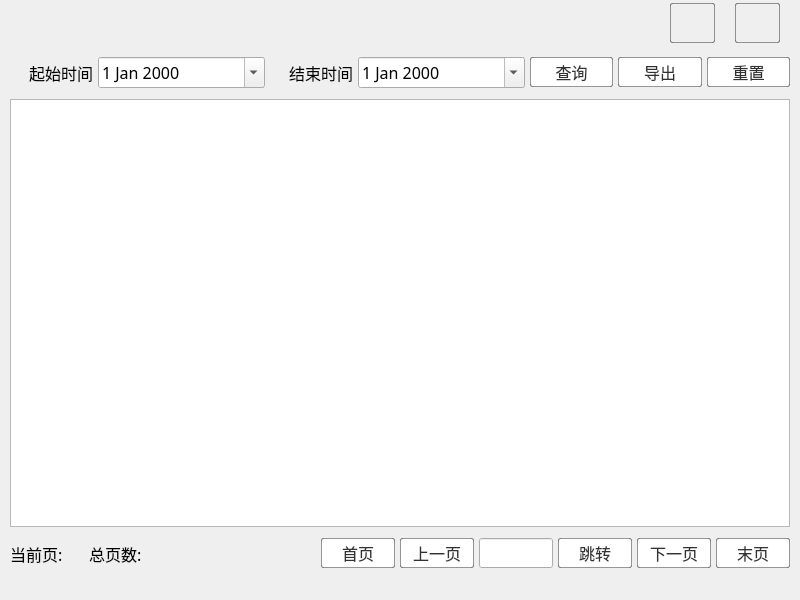
<?xml version="1.0" encoding="UTF-8"?>
<ui version="4.0">
 <class>DataDialog</class>
 <widget class="QDialog" name="DataDialog">
  <property name="geometry">
   <rect>
    <x>0</x>
    <y>0</y>
    <width>800</width>
    <height>600</height>
   </rect>
  </property>
  <property name="windowTitle">
   <string>Dialog</string>
  </property>
  <property name="styleSheet">
   <string notr="true">QDialog{
border-image: url(:/res/img/bg/bg6.jpg);
}

QPushButton{
Border-radius: 2px;
background-color: rgb(255, 255, 255);
border: 1px solid rgba(0, 0, 0, 100);
color: rgb(50, 50, 50);
font-family: 黑体;
font-size: 16px;
}
QPushButton:hover{
border: 3px solid #FF605DEC;
}
QPushButton:pressed{
color: #FFFFFF;
background-color:rgb(130, 130, 130);
}

QLineEdit{
border-image: url(:/res/img/lineedit.png);
font-family: 黑体;
}

QLineEdit:hover{
border-image: url(:/res/img/lineedithover.png);
}

QLabel{
font-family: 黑体;
font-size: 16px;
}

QDateEdit{
font-family: 黑体;
font-size: 16px;
}

</string>
  </property>
  <layout class="QVBoxLayout" name="verticalLayout" stretch="1,12">
   <property name="spacing">
    <number>0</number>
   </property>
   <property name="leftMargin">
    <number>0</number>
   </property>
   <property name="topMargin">
    <number>0</number>
   </property>
   <property name="rightMargin">
    <number>0</number>
   </property>
   <property name="bottomMargin">
    <number>0</number>
   </property>
   <item>
    <widget class="QWidget" name="widget" native="true">
     <property name="styleSheet">
      <string notr="true">#minBtn{
	border-image: url(:/res/img/mins.png);
	background-color: rgba(255, 255, 255, 0);
}
#minBtn:hover{
	border-image: url(:/res/img/nins1.png);
}

#closeBtn{
	border-image: url(:/res/img/closes.png);
	background-color: rgba(255, 255, 255, 0);
}
#closeBtn:hover{
	border-image: url(:/res/img/closes1.png);
}</string>
     </property>
     <layout class="QHBoxLayout" name="horizontalLayout" stretch="0,0,0">
      <property name="spacing">
       <number>20</number>
      </property>
      <property name="leftMargin">
       <number>0</number>
      </property>
      <property name="topMargin">
       <number>0</number>
      </property>
      <property name="rightMargin">
       <number>20</number>
      </property>
      <property name="bottomMargin">
       <number>0</number>
      </property>
      <item>
       <spacer name="horizontalSpacer">
        <property name="orientation">
         <enum>Qt::Horizontal</enum>
        </property>
        <property name="sizeHint" stdset="0">
         <size>
          <width>657</width>
          <height>20</height>
         </size>
        </property>
       </spacer>
      </item>
      <item>
       <widget class="QPushButton" name="minBtn">
        <property name="minimumSize">
         <size>
          <width>40</width>
          <height>40</height>
         </size>
        </property>
        <property name="maximumSize">
         <size>
          <width>16777215</width>
          <height>16777215</height>
         </size>
        </property>
        <property name="text">
         <string/>
        </property>
       </widget>
      </item>
      <item>
       <widget class="QPushButton" name="closeBtn">
        <property name="minimumSize">
         <size>
          <width>40</width>
          <height>40</height>
         </size>
        </property>
        <property name="maximumSize">
         <size>
          <width>16777215</width>
          <height>16777215</height>
         </size>
        </property>
        <property name="text">
         <string/>
        </property>
       </widget>
      </item>
     </layout>
    </widget>
   </item>
   <item>
    <widget class="QWidget" name="widget_2" native="true">
     <layout class="QVBoxLayout" name="verticalLayout_2" stretch="1,8,1">
      <property name="spacing">
       <number>0</number>
      </property>
      <property name="leftMargin">
       <number>0</number>
      </property>
      <property name="topMargin">
       <number>0</number>
      </property>
      <property name="rightMargin">
       <number>0</number>
      </property>
      <property name="bottomMargin">
       <number>20</number>
      </property>
      <item>
       <widget class="QWidget" name="widget_3" native="true">
        <layout class="QHBoxLayout" name="horizontalLayout_2" stretch="1,2,1,2,1,1,1">
         <property name="spacing">
          <number>5</number>
         </property>
         <property name="leftMargin">
          <number>10</number>
         </property>
         <property name="topMargin">
          <number>0</number>
         </property>
         <property name="rightMargin">
          <number>10</number>
         </property>
         <property name="bottomMargin">
          <number>0</number>
         </property>
         <item>
          <widget class="QLabel" name="label">
           <property name="font">
            <font>
             <family>黑体</family>
             <pointsize>-1</pointsize>
            </font>
           </property>
           <property name="text">
            <string>起始时间</string>
           </property>
           <property name="alignment">
            <set>Qt::AlignRight|Qt::AlignTrailing|Qt::AlignVCenter</set>
           </property>
          </widget>
         </item>
         <item>
          <widget class="QDateEdit" name="dateEdit">
           <property name="minimumSize">
            <size>
             <width>0</width>
             <height>30</height>
            </size>
           </property>
           <property name="font">
            <font>
             <family>黑体</family>
             <pointsize>-1</pointsize>
            </font>
           </property>
           <property name="calendarPopup">
            <bool>true</bool>
           </property>
          </widget>
         </item>
         <item>
          <widget class="QLabel" name="label_2">
           <property name="font">
            <font>
             <family>黑体</family>
             <pointsize>-1</pointsize>
            </font>
           </property>
           <property name="text">
            <string>结束时间</string>
           </property>
           <property name="alignment">
            <set>Qt::AlignRight|Qt::AlignTrailing|Qt::AlignVCenter</set>
           </property>
          </widget>
         </item>
         <item>
          <widget class="QDateEdit" name="dateEdit_2">
           <property name="minimumSize">
            <size>
             <width>0</width>
             <height>30</height>
            </size>
           </property>
           <property name="font">
            <font>
             <family>黑体</family>
             <pointsize>-1</pointsize>
            </font>
           </property>
           <property name="calendarPopup">
            <bool>true</bool>
           </property>
          </widget>
         </item>
         <item>
          <widget class="QPushButton" name="pushButton_3">
           <property name="minimumSize">
            <size>
             <width>0</width>
             <height>30</height>
            </size>
           </property>
           <property name="font">
            <font>
             <family>黑体</family>
             <pointsize>-1</pointsize>
            </font>
           </property>
           <property name="text">
            <string>查询</string>
           </property>
          </widget>
         </item>
         <item>
          <widget class="QPushButton" name="pushButton_4">
           <property name="minimumSize">
            <size>
             <width>0</width>
             <height>30</height>
            </size>
           </property>
           <property name="font">
            <font>
             <family>黑体</family>
             <pointsize>-1</pointsize>
            </font>
           </property>
           <property name="text">
            <string>导出</string>
           </property>
          </widget>
         </item>
         <item>
          <widget class="QPushButton" name="pushButton_5">
           <property name="minimumSize">
            <size>
             <width>0</width>
             <height>30</height>
            </size>
           </property>
           <property name="font">
            <font>
             <family>黑体</family>
             <pointsize>-1</pointsize>
            </font>
           </property>
           <property name="text">
            <string>重置</string>
           </property>
          </widget>
         </item>
        </layout>
       </widget>
      </item>
      <item>
       <widget class="QWidget" name="widget_4" native="true">
        <layout class="QVBoxLayout" name="verticalLayout_3">
         <property name="spacing">
          <number>5</number>
         </property>
         <property name="leftMargin">
          <number>10</number>
         </property>
         <property name="topMargin">
          <number>0</number>
         </property>
         <property name="rightMargin">
          <number>10</number>
         </property>
         <property name="bottomMargin">
          <number>0</number>
         </property>
         <item>
          <widget class="QTableView" name="tableView">
           <property name="font">
            <font>
             <family>微软雅黑</family>
             <pointsize>12</pointsize>
            </font>
           </property>
          </widget>
         </item>
        </layout>
       </widget>
      </item>
      <item>
       <widget class="QWidget" name="widget_5" native="true">
        <property name="font">
         <font>
          <family>微软雅黑</family>
          <pointsize>14</pointsize>
         </font>
        </property>
        <layout class="QHBoxLayout" name="horizontalLayout_3" stretch="1,1,2,1,1,1,1,1,1">
         <property name="spacing">
          <number>5</number>
         </property>
         <property name="leftMargin">
          <number>10</number>
         </property>
         <property name="topMargin">
          <number>0</number>
         </property>
         <property name="rightMargin">
          <number>10</number>
         </property>
         <property name="bottomMargin">
          <number>0</number>
         </property>
         <item>
          <widget class="QLabel" name="label_3">
           <property name="font">
            <font>
             <family>黑体</family>
             <pointsize>-1</pointsize>
            </font>
           </property>
           <property name="text">
            <string>当前页: </string>
           </property>
          </widget>
         </item>
         <item>
          <widget class="QLabel" name="label_4">
           <property name="font">
            <font>
             <family>黑体</family>
             <pointsize>-1</pointsize>
            </font>
           </property>
           <property name="text">
            <string>总页数: </string>
           </property>
          </widget>
         </item>
         <item>
          <widget class="QLabel" name="label_5">
           <property name="text">
            <string/>
           </property>
          </widget>
         </item>
         <item>
          <widget class="QPushButton" name="pushButton_6">
           <property name="minimumSize">
            <size>
             <width>0</width>
             <height>30</height>
            </size>
           </property>
           <property name="font">
            <font>
             <family>黑体</family>
             <pointsize>-1</pointsize>
            </font>
           </property>
           <property name="text">
            <string>首页</string>
           </property>
          </widget>
         </item>
         <item>
          <widget class="QPushButton" name="pushButton_7">
           <property name="minimumSize">
            <size>
             <width>0</width>
             <height>30</height>
            </size>
           </property>
           <property name="font">
            <font>
             <family>黑体</family>
             <pointsize>-1</pointsize>
            </font>
           </property>
           <property name="text">
            <string>上一页</string>
           </property>
          </widget>
         </item>
         <item>
          <widget class="QLineEdit" name="lineEdit">
           <property name="minimumSize">
            <size>
             <width>0</width>
             <height>30</height>
            </size>
           </property>
           <property name="font">
            <font>
             <family>黑体</family>
            </font>
           </property>
          </widget>
         </item>
         <item>
          <widget class="QPushButton" name="pushButton_8">
           <property name="minimumSize">
            <size>
             <width>0</width>
             <height>30</height>
            </size>
           </property>
           <property name="font">
            <font>
             <family>黑体</family>
             <pointsize>-1</pointsize>
            </font>
           </property>
           <property name="text">
            <string>跳转</string>
           </property>
          </widget>
         </item>
         <item>
          <widget class="QPushButton" name="pushButton_9">
           <property name="minimumSize">
            <size>
             <width>0</width>
             <height>30</height>
            </size>
           </property>
           <property name="font">
            <font>
             <family>黑体</family>
             <pointsize>-1</pointsize>
            </font>
           </property>
           <property name="text">
            <string>下一页</string>
           </property>
          </widget>
         </item>
         <item>
          <widget class="QPushButton" name="pushButton_10">
           <property name="minimumSize">
            <size>
             <width>0</width>
             <height>30</height>
            </size>
           </property>
           <property name="font">
            <font>
             <family>黑体</family>
             <pointsize>-1</pointsize>
            </font>
           </property>
           <property name="text">
            <string>末页</string>
           </property>
          </widget>
         </item>
        </layout>
       </widget>
      </item>
     </layout>
    </widget>
   </item>
  </layout>
 </widget>
 <resources/>
 <connections/>
</ui>
